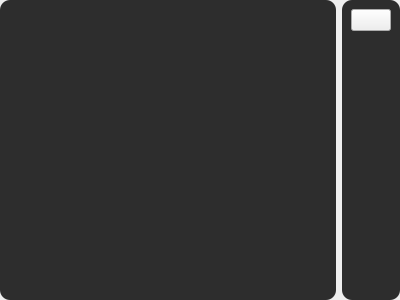
<?xml version="1.0" encoding="UTF-8"?>
<ui version="4.0">
 <class>Form</class>
 <widget class="QWidget" name="Form">
  <property name="geometry">
   <rect>
    <x>0</x>
    <y>0</y>
    <width>400</width>
    <height>300</height>
   </rect>
  </property>
  <property name="windowTitle">
   <string>Form</string>
  </property>
  <property name="styleSheet">
   <string notr="true">QFrame {
	border-radius: 10px;
	background-color: rgb(45, 45, 45);
	color: rgb(255, 255, 255);
}</string>
  </property>
  <layout class="QHBoxLayout" name="horizontalLayout">
   <property name="leftMargin">
    <number>0</number>
   </property>
   <property name="topMargin">
    <number>0</number>
   </property>
   <property name="rightMargin">
    <number>0</number>
   </property>
   <property name="bottomMargin">
    <number>0</number>
   </property>
   <item>
    <widget class="QFrame" name="items_frame">
     <property name="frameShape">
      <enum>QFrame::StyledPanel</enum>
     </property>
     <property name="frameShadow">
      <enum>QFrame::Raised</enum>
     </property>
     <layout class="QVBoxLayout" name="verticalLayout_2">
      <item>
       <widget class="QListWidget" name="items_list"/>
      </item>
     </layout>
    </widget>
   </item>
   <item>
    <widget class="QFrame" name="frame">
     <property name="frameShape">
      <enum>QFrame::StyledPanel</enum>
     </property>
     <property name="frameShadow">
      <enum>QFrame::Raised</enum>
     </property>
     <layout class="QVBoxLayout" name="verticalLayout">
      <item>
       <widget class="QPushButton" name="delete_btn">
        <property name="text">
         <string/>
        </property>
        <property name="icon">
         <iconset resource="../desu_res.qrc">
          <normaloff>:/icons/images/delete.png</normaloff>:/icons/images/delete.png</iconset>
        </property>
       </widget>
      </item>
      <item>
       <spacer name="verticalSpacer">
        <property name="orientation">
         <enum>Qt::Vertical</enum>
        </property>
        <property name="sizeHint" stdset="0">
         <size>
          <width>20</width>
          <height>231</height>
         </size>
        </property>
       </spacer>
      </item>
     </layout>
    </widget>
   </item>
  </layout>
 </widget>
 <resources>
  <include location="../desu_res.qrc"/>
 </resources>
 <connections/>
</ui>
